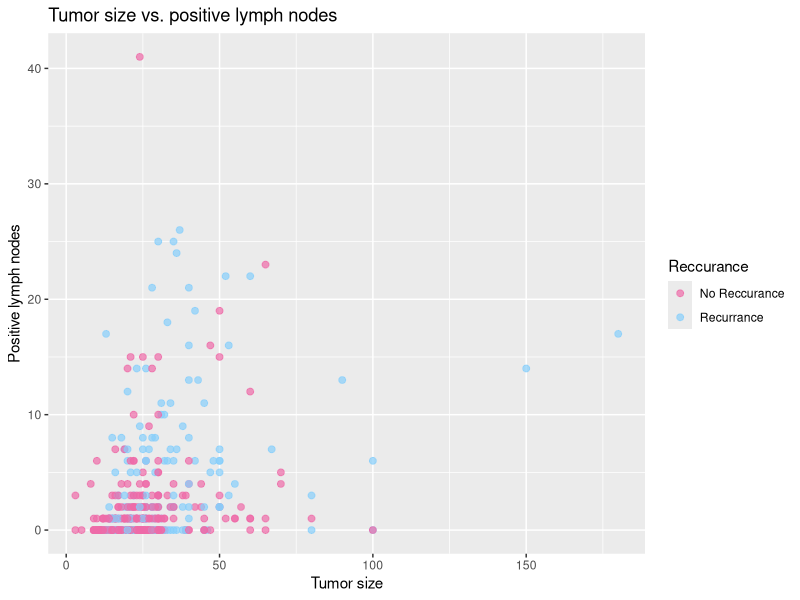

Generate this figure with R:
## ---- chunk 1

library(tidyverse)
cleaned_df <- read_csv("cleaned_clinical_data.csv") %>%
  mutate(Reccurance = factor(RFS_BOOL, levels = c(0,1),
                             labels = c("No Reccurance", "Recurrance")))

ggplot(cleaned_df, aes(TUMOR_SIZE, LYMPH_NODES_EXAMINED_POSITIVE, color = Reccurance)) +
  geom_point(size = 2, alpha = 0.7) + scale_color_manual(values = c("hotpink2", "lightskyblue")) +
  labs(title = "Tumor size vs. positive lymph nodes",
       x = "Tumor size",
       y = "Positive lymph nodes")
